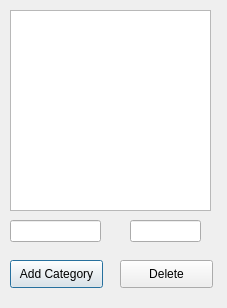
<?xml version="1.0" encoding="UTF-8"?>
<ui version="4.0">
 <class>Category</class>
 <widget class="QDialog" name="Category">
  <property name="geometry">
   <rect>
    <x>0</x>
    <y>0</y>
    <width>227</width>
    <height>308</height>
   </rect>
  </property>
  <property name="windowTitle">
   <string>Dialog</string>
  </property>
  <widget class="QLineEdit" name="lineEdit">
   <property name="geometry">
    <rect>
     <x>10</x>
     <y>220</y>
     <width>91</width>
     <height>22</height>
    </rect>
   </property>
  </widget>
  <widget class="QPushButton" name="pushButton_Add">
   <property name="geometry">
    <rect>
     <x>10</x>
     <y>260</y>
     <width>93</width>
     <height>28</height>
    </rect>
   </property>
   <property name="text">
    <string>Add Category</string>
   </property>
  </widget>
  <widget class="QPushButton" name="pushButton_delete">
   <property name="geometry">
    <rect>
     <x>120</x>
     <y>260</y>
     <width>93</width>
     <height>28</height>
    </rect>
   </property>
   <property name="text">
    <string>Delete</string>
   </property>
  </widget>
  <widget class="QLineEdit" name="lineEdit_delete">
   <property name="geometry">
    <rect>
     <x>130</x>
     <y>220</y>
     <width>71</width>
     <height>22</height>
    </rect>
   </property>
  </widget>
  <widget class="QTableView" name="tableView">
   <property name="geometry">
    <rect>
     <x>10</x>
     <y>10</y>
     <width>201</width>
     <height>201</height>
    </rect>
   </property>
  </widget>
 </widget>
 <resources/>
 <connections/>
</ui>
